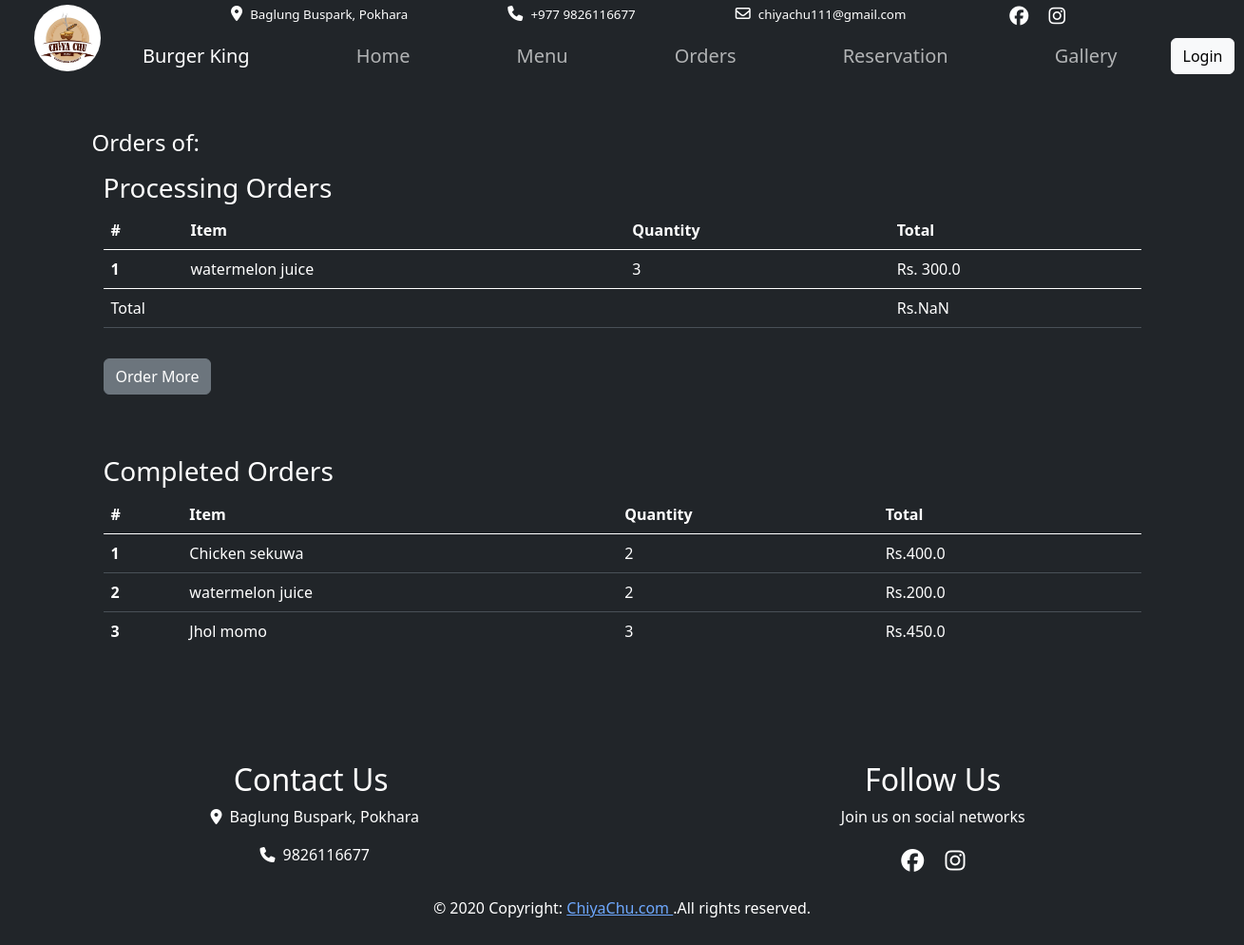
Screenshot of /orders/12 with the database file from the repository.
### management/models.py (models this page shows, shortened)
class MainInfo(models.Model):
    name= models.CharField(max_length=20)
    logo = models.ImageField(upload_to='images/')
    address = models.CharField(max_length=30)
    phone = models.CharField(max_length=10,validators=[MinLengthValidator(10),MaxLengthValidator(10),digits_validation])
    email = models.EmailField()
    facebook = models.URLField()
    instagram = models.URLField()
    class Meta:
          verbose_name_plural = 'Main Informations'

class OrderList(models.Model):
     order_list_of = models.ForeignKey(Order,on_delete=models.CASCADE)
     item = models.ForeignKey(Items,on_delete=models.CASCADE)
     quantity = models.IntegerField(validators=[MinValueValidator(0)],default=0)
     total = models.FloatField(default=0)
     def __str__(self):
          return self.item.name

class Items(models.Model):
     category = models.ForeignKey(Menu,on_delete=models.CASCADE)
     image = models.ImageField(upload_to='images/')
     name = models.CharField(max_length=50)
     description = models.TextField(max_length=30)
     price = models.FloatField(validators=[MinValueValidator(0)])
     class Meta:
          verbose_name_plural = 'Items'

### management/views.py (the view, shortened to what this page needs)
# urls.py: path("orders/",orders,name="orders"),
def orders(request,id):
    user_id = get_object_or_404(User,id=id)
    user_profile = UserProfile.objects.filter(profile=user_id)
    orders = Order.objects.filter(order_from= user_profile.first(), completed=False)
    context ={}
    processing_order_item_lists=[]
    completed_order_item_lists=[]
    context.update({'orders':orders})
    try:
        orders = Order.objects.filter(order_from= user_profile.first())
        for order in orders:
            item_list = OrderList.objects.filter(order_list_of = order)
            if order.completed:
                completed_order_item_lists.append(item_list)
            else:
                processing_order_item_lists.append(item_list)
        context.update({"processing_order_item_lists":processing_order_item_lists,
                    "completed_order_item_lists":completed_order_item_lists})
        print(context)
        return render(request,'orders.html',context)
    except Exception as e:
        print(e)
        return render(request,'orders.html',context)

### management/context_processors.py (called while the page is built)
def mainInfo(request):
    return {
        'mainInfo':MainInfo.objects.all()
    }

def menuItems(request):
    return{
        'menuItems': Items.objects.all()
    }

### management/models.py (called while the page is built)
     def __str__(self):
          return self.order_from.first_name

### templates/orders.html (shortened to what this page needs)
{% extends 'base.html' %}
{% block content %}
<div class="container py-5">
    <h4 class="py-2">Orders of: {{request.user.first_name}} {{request.user.last_name}}</h4>
    <div class="container">
        <h3>Processing Orders</h3>
        {% if processing_order_item_lists %}
        <table class="table">
          <thead>
            <tr>
              <th scope="col">#</th>
              <th scope="col">Item</th>
              <th scope="col">Quantity</th>
              <th scope="col">Total</th>
            </tr>
          </thead>
          {% for item_list in processing_order_item_lists %}
          {% for item in item_list  %}
          <tbody>
              <tr>
                <th scope="row">{{forloop.counter}}</th>
                <td>{{item.item.name}}</td>
                <td>{{item.quantity}}</td>
                <td >Rs. <span class="processing_order_item_total">{{item.total}}</span></td>
              </tr>
            </tbody>
          {% endfor %}
          {% endfor %}
          <tr>
              <td colspan="3">Total</td>
              <td>Rs.<span id='processing_order_total'></span></td>
          </tr>
      </table>
      <button class="my-3 btn btn-secondary" data-bs-toggle="modal" data-bs-target="#addOrderModal">Order More</button>
        {% else %}
          <h5>No orders in process</h5>
          <button class="my-3 btn btn-secondary" data-bs-toggle="modal" data-bs-target="#addOrderModal">Order Now</button>
        {% endif %}
    </div>
{% if completed_order_item_lists %}
<div class="container py-5">
  <h3>Completed Orders</h3>
  <div style="height: 10rem; overflow: auto;">
    <table class="table">
      <thead>
        <tr>
          <th scope="col">#</th>
          <th scope="col">Item</th>
          <th scope="col">Quantity</th>
          <th scope="col">Total</th>
        </tr>
      </thead>
      <tbody >
          {% for item_list in completed_order_item_lists %}
          {% for item in item_list  %}
              <tr>
                <th scope="row">{{forloop.counter}}</th>
                <td>{{item.item.name}}</td>
                <td>{{item.quantity}}</td>
                <td >Rs.<span class="completed_order_item_total">{{item.total}}</span></td>
              </tr>
              {% endfor %}
              {% endfor %}
            </tbody>
      </table>
  </div>
  </div>
{% endif %}
</div>
{% endblock content %}

### templates/base.html (shortened to what this page needs)
{% load static %}
<!doctype html>
<html lang="en" data-bs-theme="dark">
    <head>
        <link href="https://cdn.jsdelivr.net/npm/bootstrap@5.0.0-beta2/dist/css/bootstrap.min.css" rel="stylesheet">
        <link rel="stylesheet" href="{% static 'css/style.css' %}">
        <link rel="stylesheet" href="{% static 'css/bootstrap.min.css' %}">
    </head>
    <body>
        {% for info in mainInfo  %}
        <div class="container-fluid d-flex align-items-center bg-dark" style="height: 5rem; position: sticky; top: 0px; z-index: 2;">
          <div class=" d-flex justify-content-center p-2  " >
            <img src="{{info.logo.url}}" alt="......" class="ms-3" style="height: 70px; width: 70px; border-radius: 50%;">
          </div>
          <div class="container px-0 mx-0">
            <div class="container bg-dark ">
              <div class="nav-top container-fluid py-1 m-0  d-flex justify-content-evenly "  >
              <div class="">
                <i class="fa-solid fa-location-dot px-1"></i>
                <span>{{ info.address }}</span>
              </div>
              <div class="">
                  <i class="fa-solid fa-phone px-1"></i>
                  <span>+977 {{info.phone}}</span>
              </div>
              <div class="">
                  <i class="fa-regular fa-envelope px-1"></i>
                  <span>{{info.email}}</span>
              </div>
              <div class="fs-5">
                  <a href="{{info.facebook}}" class="px-2"><i class="fa-brands fa-facebook"></i></a>
                  <a href="{{info.instagram}}" class="px-2"><i class="fa-brands fa-instagram"></i></a>
              </div>
            </div>
              <nav class="navbar navbar-expand-lg   border-body px-1 py-0 navbar-fixed-top"  >
              <div class="container-fluid">
                <a class="navbar-brand pe-5 mx-2" href="#">{{info.name}}</a>
                <div class="collapse navbar-collapse mx-auto " id="navbarSupportedContent">
                  <ul class="navbar-nav me-auto mb-2 mb-lg-0">
                    <li class="nav-item px-5" >
                      <a class="nav-link  fs-lg-3 fs-5" aria-current="page" href="{% url 'home' %}">Home</a>
                    </li>
                    <li class="nav-item px-5">
                      <a class="nav-link fs-lg-3 fs-5" href="{% url 'menu' %}">Menu</a>
                    </li>
                    <li class="nav-item px-5">
                      {% if request.user.is_authenticated %}
                      <a class="nav-link fs-lg-3 fs-5" href="{% url 'orders' request.user.id %}">Orders</a>
                      {% else %}
                      <a class="nav-link fs-lg-3 fs-5" data-bs-toggle="modal" data-bs-target="#loginModal" style="cursor: pointer;">Orders</a>
                      {% endif %}
                    </li>
                    <li class="nav-item px-5">
                      <a class="nav-link fs-lg-3 fs-5" href="{% url 'reservation' %}">Reservation</a>
                    </li>
                    <li class="nav-item px-5">
                      <a class="nav-link fs-lg-3 fs-5" href="{% url 'gallery' %}">Gallery</a>
                    </li>
                  </ul>
                </div>
                <div class="me-auto">
                  {% if request.user.is_authenticated %}
                 <a class="text-decoration-none" href="{% url 'profile' request.user.id %}" ><i class="fa-solid fa-user"></i><span class="text-capitalize" > {{request.user.first_name}}</span></a>
                 {% else %}
                  <button class="btn btn-light" data-bs-toggle="modal" data-bs-target="#loginModal">Login</button>
                  {% endif %}
                </div>
              </div>
            </nav>
          </div>
        </div>
        </div>
<div class="container-fluid p-0 m-0">
  {% block content %}{% endblock content %}
</div>
<footer class="page-footer font-small blue pt-4">
  <div class="container-fluid text-center text-md-left">
    <div class="row text-center">
        <div class="col-6">
            <h2>Contact Us</h2>
            <p><i class="fa-solid fa-location-dot px-2"></i>{{info.address}}</p>
            <p><i class="fa-solid fa-phone px-2"></i>{{info.phone}}</p>
        </div>
        <div class="col-6">
          <h2>Follow Us</h2>
          <p>Join us on social networks</p>
          <div class="fs-4">
            <a href="{{info.facebook}}"  class="px-2"><i class="fa-brands fa-facebook"></i></a>
                <a href="{{info.instagram}}" class="px-2"><i class="fa-brands fa-instagram"></i></a>
          </div>
        </div>
    </div>
  <div class="footer-copyright text-center py-3 pb-5">© 2020 Copyright:
    <a href="https://mdbootstrap.com/"> ChiyaChu.com </a><span class="footer-copyright text-center py-3">.All rights reserved.</span>
  </div>
</footer>
{% endfor %}
      </body>
</html>

### static/css/style.css (style rules this page uses)
* { margin: 0; padding: 0; box-sizing: border-box; color: white; }
body { background-color: rgb(13, 32, 36); }
.nav-link { color: white; }
.nav-top span { font-size: smaller; }

### rows the page displays
MainInfo: logo (picture), address "Baglung Buspark, Pokhara", phone "9826116677", email "chiyachu111@gmail.com", name "Burger King"
OrderList: item.name "watermelon juice", quantity "3", total "300.0"
OrderList: item.name "Chicken sekuwa", quantity "2", total "400.0"
OrderList: item.name "watermelon juice", quantity "2", total "200.0"
OrderList: item.name "Jhol momo", quantity "3", total "450.0"
